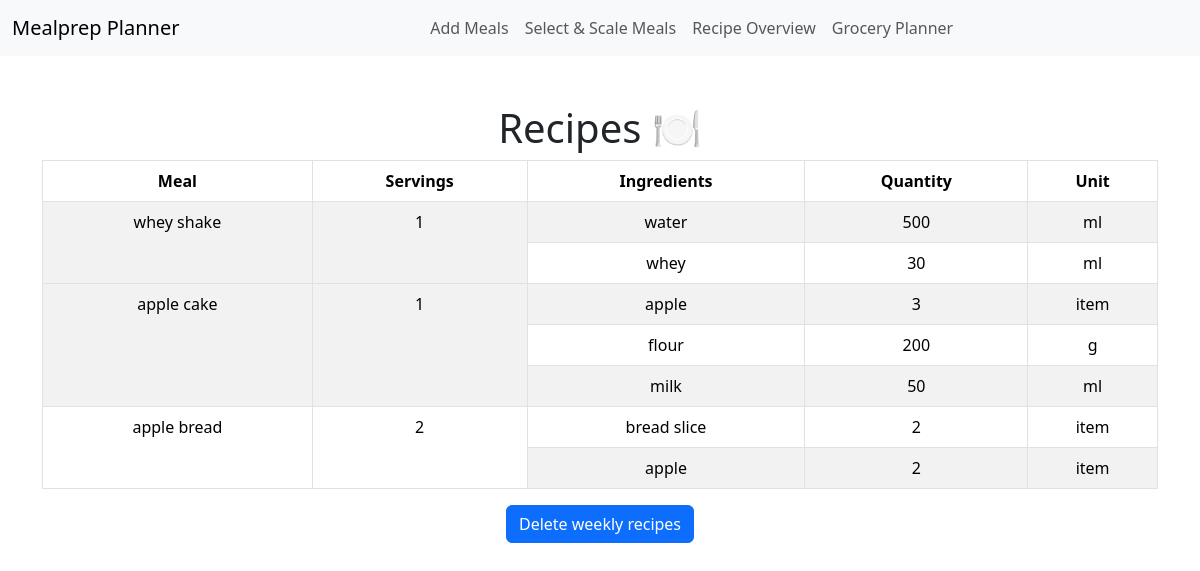
Screenshot of /recipe with the database file from the repository.
### tables this page shows
CREATE TABLE meals_new (
        id INTEGER PRIMARY KEY AUTOINCREMENT,
        meal_id INT NOT NULL,
        meal_name VARCHAR(255) NOT NULL,
        servings INT NOT NULL,
        FOREIGN KEY (meal_id) REFERENCES meals(id)
    );

CREATE TABLE ingredients_new (
    id INTEGER PRIMARY KEY AUTOINCREMENT,
    meal_id INT NOT NULL,
    ingredient_name VARCHAR(255) NOT NULL,
    quantity INT NOT NULL,
    unit VARCHAR(50) NOT NULL,
    FOREIGN KEY (meal_id) REFERENCES meals(id)
);

### app.py (the view)
@app.route("/recipe", methods=["GET", "POST"])
def recipe():
    if request.method == "POST":
        db.execute("DELETE FROM ingredients_new")
        db.execute("DELETE FROM meals_new")
        return redirect("/recipe")
    elif request.method == "GET":
        meals = db.execute("SELECT meal_id, meal_name, servings FROM meals_new")
        recipe_data = {}
        for meal in meals:
            meal_id = meal['meal_id']
            ingredients = db.execute("SELECT ingredient_name, quantity, unit FROM ingredients_new WHERE meal_id = ?", meal_id)
            recipe_data[meal['meal_name']] = {
                'servings': meal['servings'],
                'ingredients': ingredients
            }
    return render_template("recipe.html", recipe_data=recipe_data)

### app.py (called while the page is built)
@app.after_request
def after_request(response):
    response.headers["Cache-Control"] = "no-cache, no-store, must-revalidate"
    response.headers["Expires"] = 0
    response.headers["Pragma"] = "no-cache"
    return response

### templates/recipe.html (shortened to what this page needs)
{% extends "layout.html" %}
{% block main %}
<h1>Recipes 🍽️</h1>
<table class="table table-bordered table-striped">
    <thead class="thead-light">
        <tr>
            <th>Meal</th>
            <th>Servings</th>
            <th>Ingredients</th>
            <th>Quantity</th>
            <th>Unit</th>
        </tr>
    </thead>
    <tbody>
        {% if recipe_data|length > 0 %}
            {% for meal_name, meal_info in recipe_data.items() %}
                {% for ingredient in meal_info['ingredients'] %}
                        <tr>
                            {% if loop.first %}
                                <td rowspan="{{ meal_info['ingredients']|length }}">{{ meal_name }}</td>
                                <td rowspan="{{ meal_info['ingredients']|length }}">{{ meal_info['servings'] }}</td>
                            {% endif %}
                            <td>{{ ingredient['ingredient_name'] }}</td>
                            <td>{{ ingredient['quantity'] }}</td>
                            <td>{{ ingredient['unit'] }}</td>
                        </tr>
                    {% endfor %}
            {% endfor %}
        {% else %}
        <tr>
            <td colspan="5">No recipies found.</td>
        </tr>
        {% endif %}
    </tbody>
</table>
<form action ="/recipe", method="POST">
    <button type="submit" class="btn btn-primary">Delete weekly recipes</button>
</form>
{% endblock %}

### templates/layout.html (shortened to what this page needs)
<!DOCTYPE html>
<html lang="en">
    <head>
        <link href="https://cdn.jsdelivr.net/npm/bootstrap@5.3.3/dist/css/bootstrap.min.css" rel="stylesheet">
        <link href="/static/styles.css" rel="stylesheet">
    </head>
    <body>
        <nav class="navbar navbar-expand-lg bg-body-tertiary">
            <div class="container-fluid">
              <a class="navbar-brand" href="/">Mealprep Planner</a>
              <div class="collapse navbar-collapse" id="navbarSupportedContent">
                <ul class="navbar-nav mx-auto mb-2 mb-lg-0 justify-content-center">
                  <li class="nav-item"><a class="nav-link" href="/">Add Meals</a></li>
                  <li class="nav-item"><a class="nav-link" href="/select">Select & Scale Meals</a></li>
                  <li class="nav-item"><a class="nav-link" href="/recipe">Recipe Overview</a></li>
                  <li class="nav-item"><a class="nav-link" href="/planner">Grocery Planner</a></li>
                </ul>
              </div>
            </div>
          </nav>
        <main class="container py-5 text-center">
            {% block main %}{% endblock %}
        </main>
    </body>
</html>

### rows the page displays
meals_new: meal_name "whey shake"
ingredients_new: servings "1", ingredient_name "water", quantity "500", unit "ml"
ingredients_new: ingredient_name "whey", quantity "30", unit "ml"
meals_new: meal_name "apple cake"
ingredients_new: servings "1", ingredient_name "apple", quantity "3", unit "item"
ingredients_new: ingredient_name "flour", quantity "200", unit "g"
ingredients_new: ingredient_name "milk", quantity "50", unit "ml"
meals_new: meal_name "apple bread"
ingredients_new: servings "2", ingredient_name "bread slice", quantity "2", unit "item"
ingredients_new: ingredient_name "apple", quantity "2", unit "item"
